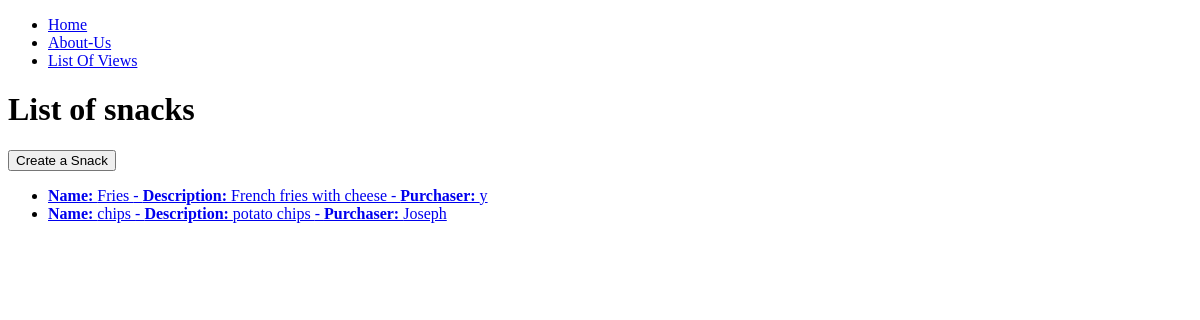
Before: / with the older database file.
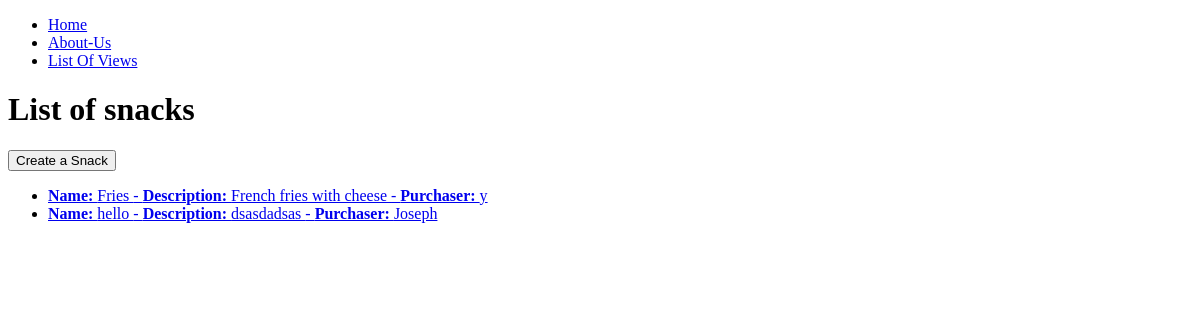
After: the same page with the newer database file.
### snacks/models.py (models this page shows, shortened)
class Snacks(models.Model):
    purchaser = models.ForeignKey(get_user_model(), on_delete = models.CASCADE)
    title = models.CharField(max_length=64)
    description = models.TextField()

### snacks/views.py (the view)
# urls.py: path("", SnackListViews.as_view(), name="snack_list"),
class SnackListViews(ListView):
    template_name = 'snack_list.html'
    model = Snacks

### templates/snack_list.html (shortened to what this page needs)
{% extends "_base.html" %}
{% block content %}
<h1>List of snacks</h1>
<button onclick="window.location.href='/create'">Create a Snack</button>
<ul>
    {% for snack in object_list %}
        <li>
            <a href="{% url 'snack_detail' snack.pk %}">
                <b>Name: </b>{{snack.title}} -
                <b>Description: </b> {{snack.description}} -
                <b>Purchaser: </b> {{snack.purchaser}}
            </a>
        </li>
    {% endfor %}
</ul>
{% endblock %}

Changed rows visible on the page:
changed Snacks "Joseph": title "chips" → "hello"; description "potato chips" → "dsasdadsas"
